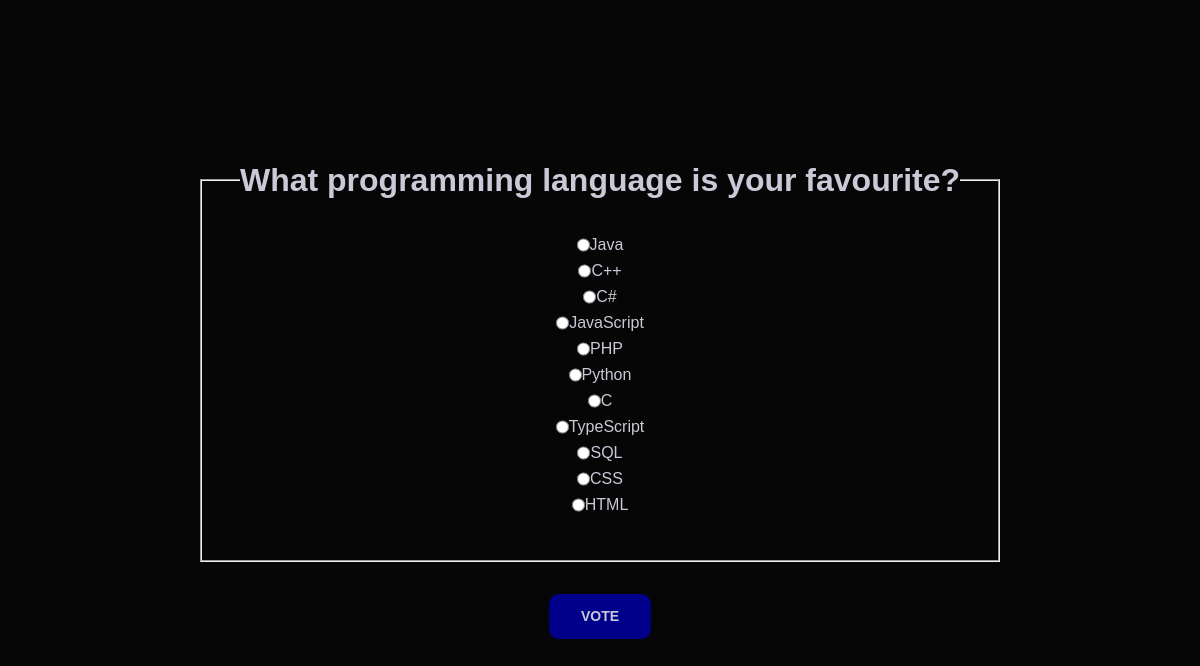
The app's page /polls/2/ with its own data.
### polls/models.py (models this page shows, shortened)
class Question(models.Model):
    question_text = models.CharField(max_length=200)
    pub_date = models.DateTimeField("date published")

class Choice(models.Model):
    question = models.ForeignKey(Question, on_delete=models.CASCADE)
    choice_text = models.CharField(max_length=200)
    votes = models.IntegerField(default=0)

### polls/views.py (the view)
# urls.py: path("<int:pk>/", views.DetailView.as_view(), name="detail"),
class DetailView(generic.DetailView):
    model = Question
    template_name = "polls/detail.html"
    def get_queryset(self):
        return Question.objects.filter(pub_date__lte=timezone.now())

### polls/templates/polls/detail.html (shortened to what this page needs)
{% load static %}
<link rel="stylesheet" href="{% static 'polls/main.css' %}" />
<form action="{% url 'polls:vote' question.id %}" method="post">
  <fieldset>
    <legend>
      <h1>{{ question.question_text }}</h1>
    </legend>
    {% for choice in question.choice_set.all %}
    <div class="voting_place">
      <div class="voting_radios"><input type="radio" name="choice" id="choice{{ forloop.counter }}" value="{{ choice.id }}" />
        <label for="choice{{ forloop.counter }}" class="">{{ choice.choice_text }}</label><br />
      </div>
    </div>
    {% endfor %}
  </fieldset>
  <input type="submit" value="Vote" class="submit_btn" />
</form>

### polls/static/polls/main.css (style rules this page uses)
*, *::after, *::before { box-sizing: border-box; margin: 0; padding: 0; }
form { display: grid; place-items: center; }
fieldset { width: 800px; height: 400px; display: flex; flex-direction: column; justify-content: center; align-items: center; margin-bottom: 2rem; }
fieldset legend { text-align: center; }
fieldset .voting_place { display: flex; flex-wrap: wrap; flex-direction: column; justify-content: center; align-items: center; }
.submit_btn { display: flex; align-items: center; color: rgb(201, 201, 216); padding: 0 2rem 0 2rem; font-size: 14px; font-weight: bold; background-color: darkblue; width: -moz-fit-content; width: fit-content; height: 45px; text-align: center; text-transform: uppercase; border: none; border-radius: 10px; }
.voting_place .voting_radios { display: flex; justify-content: space-between; padding-bottom: 0.5rem; }

### records on screen
Question: question_text "What programming language is your favourite?"
Choice: choice_text "Java"
Choice: choice_text "C++"
Choice: choice_text "C#"
Choice: choice_text "JavaScript"
Choice: choice_text "PHP"
Choice: choice_text "Python"
Choice: choice_text "C"
Choice: choice_text "TypeScript"
Choice: choice_text "SQL"
Choice: choice_text "CSS"
Choice: choice_text "HTML"
